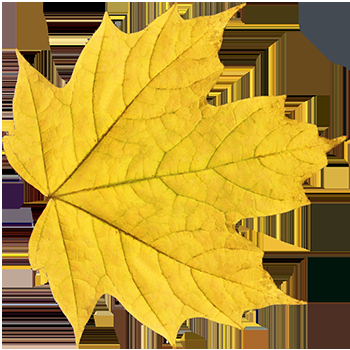
#> input picture code/textures/leaf_01.png, 350 x 350 px, given in place of leaf_01.png(2)0001.png, which was not available
$ python ground_tester.py textures/leaf_01.png
#> lines starting #> are read from the running program, lines starting #| are printed output that depends on the picture; pictures that were not available may be replaced by others from this repository, and a replacement may not be noted
#pylint: skip-file

import numpy as np
import cv2
from matplotlib import pyplot as plt
import math
import sys

data_location = 'c:/scripts/output/init/'

# [47 lines left out: function computeAndSave, not called in this run]
    # plt.savefig(data_location + '/im' + sys.argv[len(sys.argv)-1] + '(2)_step3.1_filters.png')
    # cv2.imwrite(data_location + '/im' + sys.argv[len(sys.argv)-1] + '(2)_step3.2_filters.png', edges)
    # cv2.imwrite(data_location + '/im' + sys.argv[len(sys.argv)-1] + '(2)_step4_detected_not_ground.png', final)


orig_image = cv2.imread(data_location + '/im' + sys.argv[len(sys.argv)-1] + '(2)0001.png',0)
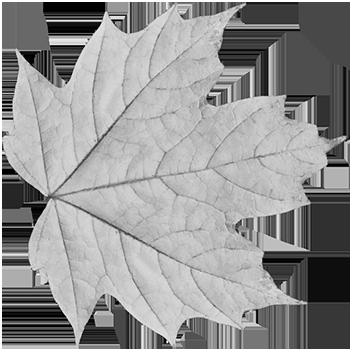
#> orig_image: shape (350, 350); min 0, max 255, mean 146.8
skewed_image = cv2.imread(data_location + '/im' + sys.argv[len(sys.argv)-1] + '(1)0001.png',0)
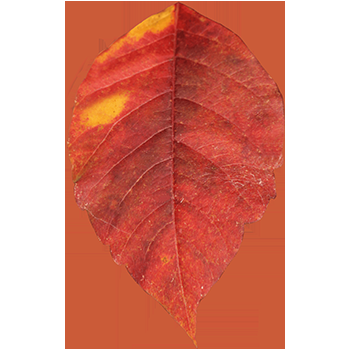
#> input picture code/textures/leaf_02.png, 350 x 350 px, given in place of leaf_01.png(1)0001.png, which was not available
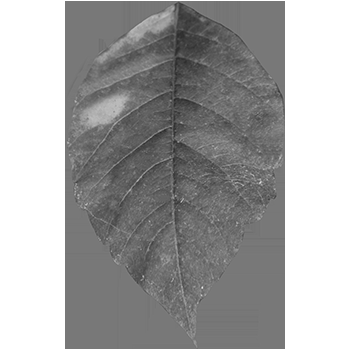
#> skewed_image: shape (350, 350); min 37, max 255, mean 165.2
print('/im' + sys.argv[len(sys.argv)-1] + '(2)0001.png')

#> (the run stopped early here; a loop or call above may not have finished)
